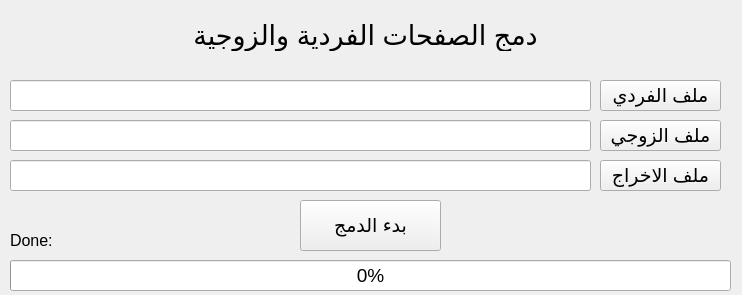
<?xml version="1.0" encoding="UTF-8"?>
<ui version="4.0">
 <class>MergeWindow</class>
 <widget class="QMainWindow" name="MergeWindow">
  <property name="geometry">
   <rect>
    <x>0</x>
    <y>0</y>
    <width>742</width>
    <height>295</height>
   </rect>
  </property>
  <property name="font">
   <font>
    <pointsize>14</pointsize>
   </font>
  </property>
  <property name="windowTitle">
   <string>برنامج دمج الصفحات الفردي والزوجي</string>
  </property>
  <property name="layoutDirection">
   <enum>Qt::RightToLeft</enum>
  </property>
  <widget class="QWidget" name="mainWidget">
   <widget class="QPushButton" name="merge_btn">
    <property name="geometry">
     <rect>
      <x>300</x>
      <y>200</y>
      <width>141</width>
      <height>51</height>
     </rect>
    </property>
    <property name="toolTip">
     <string extracomment="اضافة فلم"/>
    </property>
    <property name="text">
     <string>بدء الدمج</string>
    </property>
    <property name="autoDefault">
     <bool>false</bool>
    </property>
    <property name="flat">
     <bool>false</bool>
    </property>
   </widget>
   <widget class="QLabel" name="title_lbl">
    <property name="geometry">
     <rect>
      <x>20</x>
      <y>20</y>
      <width>691</width>
      <height>31</height>
     </rect>
    </property>
    <property name="font">
     <font>
      <pointsize>20</pointsize>
      <weight>50</weight>
      <bold>false</bold>
     </font>
    </property>
    <property name="autoFillBackground">
     <bool>false</bool>
    </property>
    <property name="text">
     <string>دمج الصفحات الفردية والزوجية</string>
    </property>
    <property name="alignment">
     <set>Qt::AlignCenter</set>
    </property>
   </widget>
   <widget class="QProgressBar" name="progressBar">
    <property name="geometry">
     <rect>
      <x>10</x>
      <y>260</y>
      <width>721</width>
      <height>31</height>
     </rect>
    </property>
    <property name="layoutDirection">
     <enum>Qt::LeftToRight</enum>
    </property>
    <property name="autoFillBackground">
     <bool>false</bool>
    </property>
    <property name="value">
     <number>0</number>
    </property>
    <property name="alignment">
     <set>Qt::AlignRight|Qt::AlignTrailing|Qt::AlignVCenter</set>
    </property>
    <property name="orientation">
     <enum>Qt::Horizontal</enum>
    </property>
    <property name="invertedAppearance">
     <bool>false</bool>
    </property>
   </widget>
   <widget class="QPushButton" name="odd_btn">
    <property name="geometry">
     <rect>
      <x>600</x>
      <y>80</y>
      <width>121</width>
      <height>31</height>
     </rect>
    </property>
    <property name="toolTip">
     <string extracomment="اضافة فلم"/>
    </property>
    <property name="text">
     <string>ملف الفردي</string>
    </property>
    <property name="autoDefault">
     <bool>false</bool>
    </property>
    <property name="flat">
     <bool>false</bool>
    </property>
   </widget>
   <widget class="QPushButton" name="even_btn">
    <property name="geometry">
     <rect>
      <x>600</x>
      <y>120</y>
      <width>121</width>
      <height>31</height>
     </rect>
    </property>
    <property name="toolTip">
     <string extracomment="اضافة فلم"/>
    </property>
    <property name="text">
     <string>ملف الزوجي</string>
    </property>
    <property name="autoDefault">
     <bool>false</bool>
    </property>
    <property name="flat">
     <bool>false</bool>
    </property>
   </widget>
   <widget class="QPushButton" name="out_btn">
    <property name="geometry">
     <rect>
      <x>600</x>
      <y>160</y>
      <width>121</width>
      <height>31</height>
     </rect>
    </property>
    <property name="toolTip">
     <string extracomment="اضافة فلم"/>
    </property>
    <property name="text">
     <string>ملف الاخراج</string>
    </property>
    <property name="autoDefault">
     <bool>false</bool>
    </property>
    <property name="flat">
     <bool>false</bool>
    </property>
   </widget>
   <widget class="QLabel" name="count_lbl">
    <property name="geometry">
     <rect>
      <x>10</x>
      <y>230</y>
      <width>161</width>
      <height>21</height>
     </rect>
    </property>
    <property name="font">
     <font>
      <pointsize>12</pointsize>
      <weight>50</weight>
      <bold>false</bold>
     </font>
    </property>
    <property name="layoutDirection">
     <enum>Qt::LeftToRight</enum>
    </property>
    <property name="autoFillBackground">
     <bool>false</bool>
    </property>
    <property name="text">
     <string>Done: </string>
    </property>
   </widget>
   <widget class="QLineEdit" name="even_tx">
    <property name="geometry">
     <rect>
      <x>10</x>
      <y>120</y>
      <width>581</width>
      <height>31</height>
     </rect>
    </property>
   </widget>
   <widget class="QLineEdit" name="odd_tx">
    <property name="geometry">
     <rect>
      <x>10</x>
      <y>80</y>
      <width>581</width>
      <height>31</height>
     </rect>
    </property>
   </widget>
   <widget class="QLineEdit" name="out_tx">
    <property name="geometry">
     <rect>
      <x>10</x>
      <y>160</y>
      <width>581</width>
      <height>31</height>
     </rect>
    </property>
   </widget>
  </widget>
 </widget>
 <resources/>
 <connections/>
</ui>
